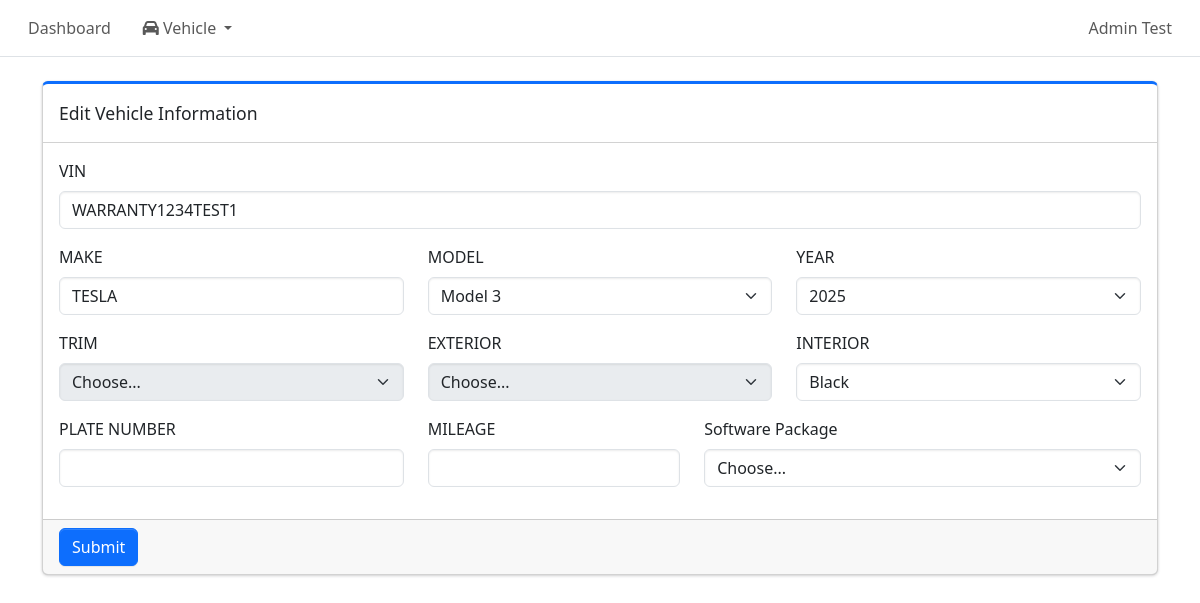
The app's page /admin/vehicles/1/edit (signed in), older data.
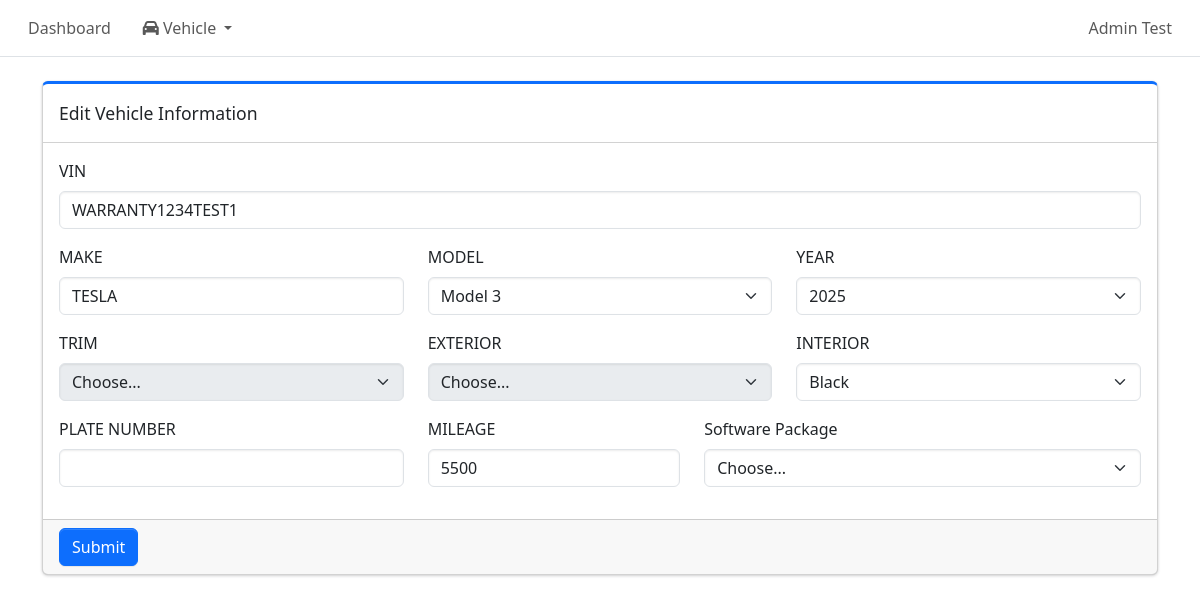
The same page, newer data.
### tables this page shows
CREATE TABLE vehicle (
    vehicle_id INTEGER PRIMARY KEY AUTOINCREMENT,
    vin TEXT NOT NULL UNIQUE CHECK(length(vin) = 17),
    make TEXT,
    model TEXT,
    model_year INTEGER,
    trim TEXT,
    exterior TEXT,
    interior TEXT,
    plate_number TEXT,
    mileage INTEGER,
    software TEXT,
    vehicle_status TEXT NOT NULL CHECK(vehicle_status IN ('Active', 'Inactive', 'Maintenance', 'Sold')),
    created_at DATETIME DEFAULT CURRENT_TIMESTAMP
);

### routes/admin/vehicle_pages.py (the view)
@vehicle_pages_bp.route("/<int:vehicle_id>/edit", methods=['GET'])
def vehicle_edit_page(vehicle_id):
    if not session.get("admin_logged_in"):
        return redirect(url_for("auth.admin_login"))
    conn = get_conn()
    cur = conn.cursor()
    cur.execute(
        "SELECT * FROM vehicle WHERE vehicle_id = ?", (vehicle_id,)
    )
    vehicle = cur.fetchone()
    if not vehicle:
        abort(404)
    return render_template("form_vehicle.html", mode="edit", vehicle = vehicle)

### db.py (called while the page is built)
def make_dict(cursor, row):
    return {col[0]: row[idx] for idx, col in enumerate(cursor.description)}

def get_conn():
    if "db" not in g:
        conn = sqlite3.connect(DB_PATH, check_same_thread=False)
        conn.row_factory = make_dict
        conn.execute("PRAGMA foreign_keys = ON;")
        g.db = conn
    return g.db

def close_conn(e=None):
    db = g.pop("db", None)
    if db is not None:
        db.close()

### templates/form_vehicle.html (shortened to what the changed rows need)
{% extends "base.html" %}
{% block content %}
<div class="col-12">
    <div class="card card-primary card-outline mb-4">
        <form id="vehicleForm"
            data-mode="{{ mode }}"
            {% if mode == 'edit' %}
                data-update-url="{{ url_for('vehicle_api.admin_update_vehicle', vehicle_id=vehicle.vehicle_id) }}"
            {% else %}
                data-create-url="{{ url_for('vehicle_api.admin_create_vehicle') }}"
            {% endif %}>
            <div class="card-body">
                <div class="mb-3">
                    <label for="VIN" class="form-label">VIN</label>
                    <input id = "vin" name = "vin" type = "text" class="form-control"
                        value =  "{% if mode == 'edit' %}{{ vehicle.vin }}{% endif %}" minlength="17" maxlength="17"
        pattern="[A-HJ-NPR-Z0-9]{17}" required/>
                </div>
                <div class = "row mb-3">
                    <div class="col-4">
                        <label for="model" class="form-label">MODEL</label>
                        <select class="form-select" id="model" name="model" data-selected="{{ vehicle.model or '' }}" required>
                            <option value="Model 3">Model 3</option>
                        </select>
                    </div>
                    <div class = "col-4">
                        <label for = "year" class="form-label">YEAR</label>
                        <select id="year" name='year' class="form-select" data-selected="{{ vehicle.model_year or '' }}">
                            <option selected disabled value="">Choose...</option>
                        </select>
                    </div>
                </div>
                <div class = "row mb-3">
                    <div class="col-4">
                        <label for="trim" class="form-label">TRIM</label>
                        <select id="trim" name="trim" class="form-select" data-selected="{{ vehicle.trim or '' }}" disabled>
                            <option selected disabled value="">Choose...</option>
                        </select>
                    </div>
                    <div class="col-4">
                        <label for="exterior" class="form-label">EXTERIOR</label>
                        <select id="exterior" name="exterior" class="form-select" data-selected="{{ vehicle.exterior or '' }}" disabled>
                            <option selected disabled value="">Choose...</option>
                        </select>
                    </div>
                    <div class="col-4">
                        <label for="interior" class="form-label">INTERIOR</label>
                        <select id="interior" name="interior" class="form-select" data-selected="{{ vehicle.interior or '' }}">
                            <option value="black">Black</option>
                        </select>
                    </div>
                </div>
                <div class = "row mb-3">
                    <div class="col-3">
                        <label for="mileage" class="form-label">MILEAGE</label>
                        <input id = "mileage" name = "mileage" type = "text" class="form-control" pattern="[0-9]+" value="{{ vehicle.mileage or '' }}"/>
                    </div>
                </div>
            </div>
        </form>
    </div>
</div>
{% endblock %}

Row changes from the older to the newer data that the page shows:
changed vehicle "WARRANTY1234TEST1": mileage (not shown) → "5500"
